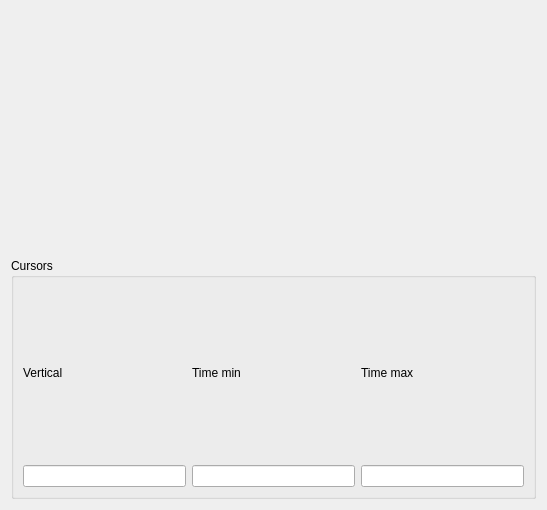
<?xml version="1.0" encoding="UTF-8"?>
<ui version="4.0">
 <class>TestPlot</class>
 <widget class="QWidget" name="TestPlot">
  <property name="geometry">
   <rect>
    <x>0</x>
    <y>0</y>
    <width>547</width>
    <height>510</height>
   </rect>
  </property>
  <property name="windowTitle">
   <string>Form</string>
  </property>
  <layout class="QGridLayout" name="gridLayout">
   <item row="0" column="0">
    <widget class="TaurusPlot" name="taurusPlot">
     <property name="allowZoomers">
      <bool>false</bool>
     </property>
     <property name="enableMagnifier" stdset="0">
      <bool>false</bool>
     </property>
    </widget>
   </item>
   <item row="1" column="0">
    <widget class="QGroupBox" name="groupBox">
     <property name="minimumSize">
      <size>
       <width>0</width>
       <height>100</height>
      </size>
     </property>
     <property name="title">
      <string>Cursors</string>
     </property>
     <layout class="QGridLayout" name="gridLayout_2">
      <item row="1" column="1">
       <widget class="TaurusValueLineEdit" name="taurusValueLineEditVert"/>
      </item>
      <item row="1" column="2">
       <widget class="TaurusValueLineEdit" name="taurusValueLineEditTimeMin"/>
      </item>
      <item row="1" column="3">
       <widget class="TaurusValueLineEdit" name="taurusValueLineEditTimeMax"/>
      </item>
      <item row="0" column="1">
       <widget class="QLabel" name="label">
        <property name="text">
         <string>Vertical</string>
        </property>
       </widget>
      </item>
      <item row="0" column="2">
       <widget class="QLabel" name="label_2">
        <property name="text">
         <string>Time min</string>
        </property>
       </widget>
      </item>
      <item row="0" column="3">
       <widget class="QLabel" name="label_3">
        <property name="text">
         <string>Time max</string>
        </property>
       </widget>
      </item>
     </layout>
    </widget>
   </item>
  </layout>
 </widget>
 <customwidgets>
  <customwidget>
   <class>TaurusValueLineEdit</class>
   <extends>QLineEdit</extends>
   <header>taurus.qt.qtgui.input</header>
  </customwidget>
  <customwidget>
   <class>TaurusPlot</class>
   <extends>QwtPlot</extends>
   <header>taurus.qt.qtgui.plot</header>
  </customwidget>
  <customwidget>
   <class>QwtPlot</class>
   <extends>QFrame</extends>
   <header>qwt_plot.h</header>
  </customwidget>
 </customwidgets>
 <resources/>
 <connections/>
</ui>
